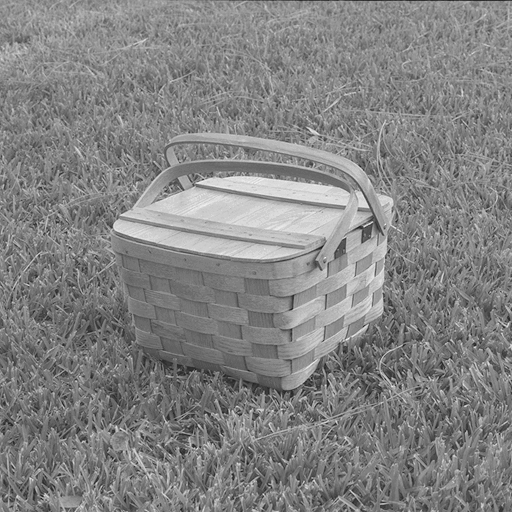
//> input picture images/basket.pgm, 512 x 512 px
$ ./contours images/ images/basket.pgm images/gt/basket_gt_binary.pgm   (built with g++ and OpenCV 4)
//> lines starting //> are read from the running program, lines starting //| are printed output that depends on the picture; after the words box and inside, x2 and y2 are one past the last pixel; in counts of white or black regions, pixels touching at a corner belong together
#include <iostream>
#include <fstream>
#include <vector>
#include <string>
#include <algorithm>
#include <filesystem>
#include <stdexcept>
#include <opencv2/opencv.hpp>

namespace fs = std::filesystem;

// 1. LES REGLAGES : ils seront lus depuis les trackbars.
struct Reglages {
    int detecteur = 0; // 0 : Sobel, 1 : Laplacien, 2 : Canny
    int sobel = 100;
    int laplacien = 100;
    int cannyBas = 50;
    int cannyHaut = 150;
};

// Parametres fixes pour les images du TP.
constexpr int RAYON_FLOU = 1; // Filtre gaussien 3x3.
constexpr int RAYON_EVALUATION = 1; // Affichage avec tolerance 3x3.
constexpr int REFERENCE_NOIRE = 1; // Traits noirs sur fond blanc.

// 2. DETECTEURS SOBEL, LAPLACIEN ET CANNY.
cv::Mat detectSobel(const cv::Mat& img, double seuil) {
    cv::Mat gx, gy, magnitude, contours;
    cv::Sobel(img, gx, CV_32F, 1, 0, 3);
    cv::Sobel(img, gy, CV_32F, 0, 1, 3);
    cv::magnitude(gx, gy, magnitude);
    cv::compare(magnitude, seuil, contours, cv::CMP_GT);
    return contours;
}

// [13 lines left out: functions detectLaplacian, detectCanny, not called in this run]

cv::Mat preparer(const cv::Mat& img, int rayonFlou) {
    if (rayonFlou == 0) return img.clone();
    cv::Mat resultat;
    int taille = 2 * rayonFlou + 1;
    cv::GaussianBlur(img, resultat, cv::Size(taille, taille), 0);
    return resultat;
}

cv::Mat detecter(const cv::Mat& imgPreparee, int choix, const Reglages& r) {
    if (choix == 0) return detectSobel(imgPreparee, r.sobel);
    if (choix == 1) return detectLaplacian(imgPreparee, r.laplacien);
    return detectCanny(imgPreparee, r.cannyBas, r.cannyHaut);
}

// La reference doit aussi avoir : 255 = contour, 0 = fond.
cv::Mat binariserReference(const cv::Mat& image, bool traitsNoirs) {
    cv::Mat reference;
    cv::threshold(image, reference, 127, 255,
                  traitsNoirs ? cv::THRESH_BINARY_INV : cv::THRESH_BINARY);
    return reference;
}

// 3. LES CINQ COMPTAGES ET LES TROIS RATIOS DE L'ENONCE.
struct Mesures {
    int detectes = 0, reference = 0, corrects = 0;
    int fauxPositifs = 0, fauxNegatifs = 0;
    double performance = 0, tfp = 0, tfn = 0;
};

Mesures evaluer(const cv::Mat& contours, const cv::Mat& reference, int rayon) {
    if (contours.size() != reference.size())
        throw std::runtime_error("Image et reference de tailles differentes");
    if (contours.empty() || contours.type() != CV_8UC1 || reference.type() != CV_8UC1)
        throw std::runtime_error("Masques grayscale non vides requis");
    if (rayon != 0 && rayon != 1)
        throw std::runtime_error("Le rayon doit valoir 0 ou 1");

    Mesures m;
    m.detectes = cv::countNonZero(contours);
    m.reference = cv::countNonZero(reference);
    // Chaque pixel de reference peut etre utilise UNE SEULE FOIS.
    cv::Mat utilise(reference.size(), CV_8UC1, cv::Scalar(0));
    cv::Mat dejaCorrect(contours.size(), CV_8UC1, cv::Scalar(0));

    // Premiere passe : conserver toutes les correspondances exactes.
    for (int y = 0; y < contours.rows; ++y) {
        for (int x = 0; x < contours.cols; ++x) {
            if (contours.at<uchar>(y,x) != 0 && reference.at<uchar>(y,x) != 0) {
                ++m.corrects;
                utilise.at<uchar>(y,x) = 255;
                dejaCorrect.at<uchar>(y,x) = 255;
            }
        }
    }

    // Deuxieme passe facultative : chercher un voisin de reference encore libre.
    // Methode gloutonne simple : premier voisin libre, ordre lignes puis colonnes.
    // Elle donne des comptages coherents mais pas forcement le maximum de paires.
    if (rayon == 1) {
        for (int y = 0; y < contours.rows; ++y) {
            for (int x = 0; x < contours.cols; ++x) {
                if (contours.at<uchar>(y,x) == 0 || dejaCorrect.at<uchar>(y,x) != 0)
                    continue;
                bool trouve = false;
                for (int dy = -1; dy <= 1 && !trouve; ++dy) {
                    for (int dx = -1; dx <= 1 && !trouve; ++dx) {
                        int ny = y + dy, nx = x + dx;
                        if (ny < 0 || ny >= reference.rows || nx < 0 || nx >= reference.cols)
                            continue;
                        if (reference.at<uchar>(ny,nx) != 0 && utilise.at<uchar>(ny,nx) == 0) {
                            utilise.at<uchar>(ny,nx) = 255;
                            ++m.corrects;
                            trouve = true;
                        }
                    }
                }
            }
        }
    }
    m.fauxPositifs = m.detectes - m.corrects;
    m.fauxNegatifs = m.reference - m.corrects;
    double total = double(m.corrects) + m.fauxPositifs + m.fauxNegatifs;
    if (total > 0) {
        m.performance = m.corrects / total;
        m.tfp = m.fauxPositifs / total;
        m.tfn = m.fauxNegatifs / total;
    }
    return m;
}

const std::vector<std::string> noms = {"Sobel", "Laplacien", "Canny"};

// 4. CHARGEMENT D'UNE PAIRE IMAGE / REFERENCE.
void charger(const fs::path& cheminImage, const fs::path& dossierReferences,
             cv::Mat& image, cv::Mat& reference) {
    image = cv::imread(cheminImage.string(), cv::IMREAD_GRAYSCALE);
    // Exemple : basket.pgm -> basket_gt_binary.pgm dans images/gt.
    fs::path cheminReference = dossierReferences / cheminImage.filename();
    if (!fs::exists(cheminReference)) {
        cheminReference = dossierReferences / (cheminImage.stem().string() + "_gt_binary.pgm");
    }
    reference = cv::imread(cheminReference.string(), cv::IMREAD_GRAYSCALE);
    if (image.empty() || reference.empty())
        throw std::runtime_error("Image/reference absente ou illisible : " + cheminImage.filename().string());
    if (image.size() != reference.size())
        throw std::runtime_error("Tailles differentes : " + cheminImage.filename().string());
}

// 5. BATCH : memes reglages pour toutes les images, et les trois detecteurs.
// [49 lines left out: function traiterLot, not called in this run]

void ajouterTrackbar(const std::string& fenetre, const std::string& nom, int maximum, int valeur) {
    cv::createTrackbar(nom, fenetre, nullptr, maximum);
    cv::setTrackbarPos(nom, fenetre, valeur);
}

// 6. MAIN : FICHIERS, TRACKBARS ET CLAVIER.
int main(int argc, char** argv) {
    try {
        if (argc != 4) {
            std::cout << "Usage : ./contours DOSSIER_IMAGES DOSSIER_REFERENCES DOSSIER_SORTIE\n";
            return 1;
        }
        std::vector<fs::path> fichiers;
        for (const auto& entree : fs::directory_iterator(argv[1])) {
            std::string extension = entree.path().extension().string();
            if (entree.is_regular_file() && (extension == ".png" || extension == ".jpg" ||
                extension == ".jpeg" || extension == ".pgm" || extension == ".bmp"))
                fichiers.push_back(entree.path());
        }
        std::sort(fichiers.begin(), fichiers.end());
        if (fichiers.empty()) throw std::runtime_error("Aucune image dans le dossier");

        Reglages r;
        const std::string fenetre = "TP contours";
        cv::namedWindow(fenetre, cv::WINDOW_NORMAL);
        ajouterTrackbar(fenetre, "Detecteur 0S 1L 2C", 2, r.detecteur);
        ajouterTrackbar(fenetre, "Seuil Sobel", 1500, r.sobel);
        ajouterTrackbar(fenetre, "Seuil Laplacien", 3000, r.laplacien);
        ajouterTrackbar(fenetre, "Canny bas", 1500, r.cannyBas);
        ajouterTrackbar(fenetre, "Canny haut", 1500, r.cannyHaut);

        int index = 0;
        cv::Mat img, ref;
        charger(fichiers[index], argv[2], img, ref);
//> in charger, image is the input picture: 512 rows x 512 cols, CV_8UC1; min 21, max 241, mean 131.2
        std::cout << "N : suivante | P : precedente | B : batch | Echap : quitter\n";
        while (true) {
            r.detecteur = cv::getTrackbarPos("Detecteur 0S 1L 2C", fenetre);
            r.sobel = cv::getTrackbarPos("Seuil Sobel", fenetre); r.laplacien = cv::getTrackbarPos("Seuil Laplacien", fenetre);
            r.cannyBas = cv::getTrackbarPos("Canny bas", fenetre); r.cannyHaut = cv::getTrackbarPos("Canny haut", fenetre);

            cv::Mat contours = detecter(preparer(img,RAYON_FLOU),r.detecteur,r);
//> in detectSobel, `cv::magnitude(gx, gy, magnitude);`:
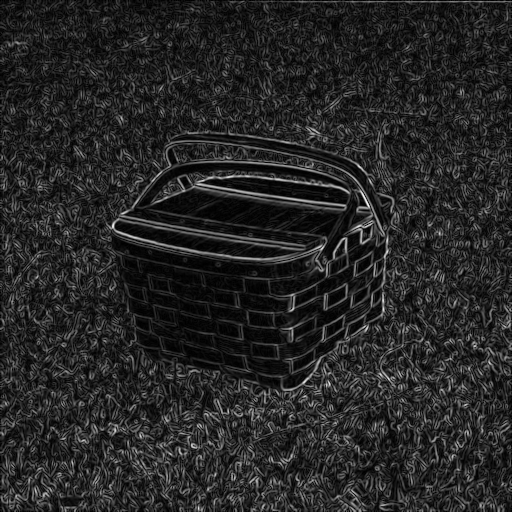
//> magnitude: 512 rows x 512 cols, CV_32FC1; min 0, max 436.8, mean 65.7; drawn with min black and max white
//> in detectSobel, `cv::compare(magnitude, seuil, contours, cv::CMP_GT);`:
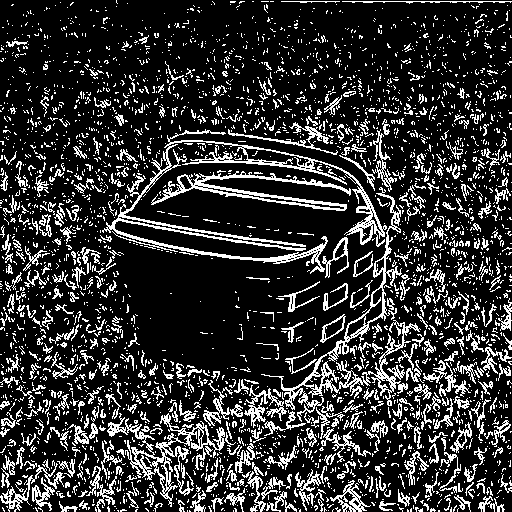
//> contours: 512 rows x 512 cols, CV_8UC1; 19.6% white in thin lines or dots
            cv::Mat reference = binariserReference(ref,REFERENCE_NOIRE != 0);
//> in binariserReference, `cv::threshold(image, reference, 127, 255, traitsNoirs ? cv::THRESH_BIN..`:
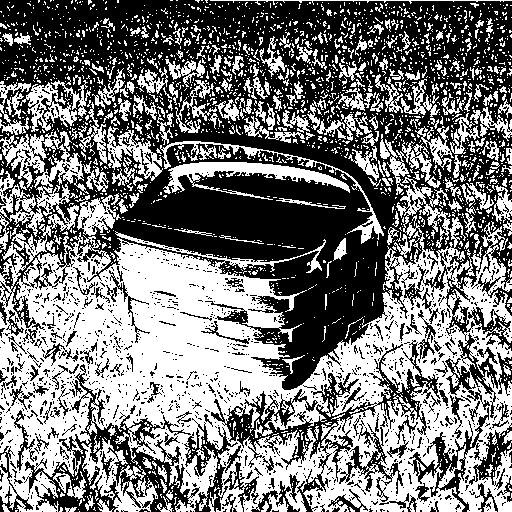
//> reference: 512 rows x 512 cols, CV_8UC1; 47.7% white; 2359 white regions (2088 under 20 px), largest, box (x1, y1, x2, y2) and area: (0, 139, 512, 512) 84850, (163, 162, 350, 200) 2323, (81, 438, 158, 512) 2047
            Mesures m = evaluer(contours,reference,RAYON_EVALUATION);
//> in evaluer, `m.detectes = cv::countNonZero(contours);`: m.detectes = 51328
//> in evaluer, `m.reference = cv::countNonZero(reference);`: m.reference = 125113
//> after the loop in evaluer, `for (int y = 0; y < contours.rows; ++y)`:
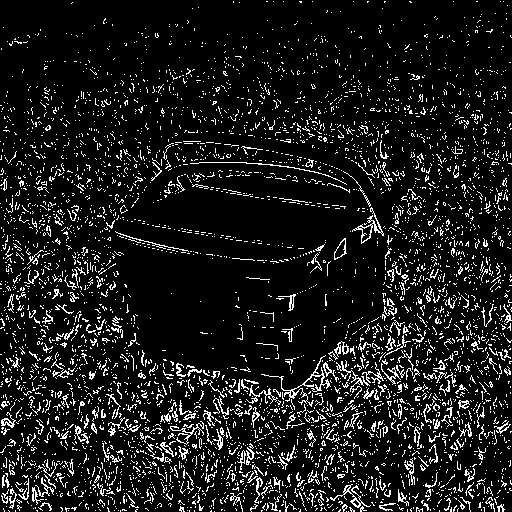
//> utilise: 512 rows x 512 cols, CV_8UC1; 10.4% white in thin lines or dots
//> after the loop in evaluer, `for (int y = 0; y < contours.rows; ++y)`: m.corrects = 27347
//> after the loop in evaluer, `for (int y = 0; y < contours.rows; ++y)`:
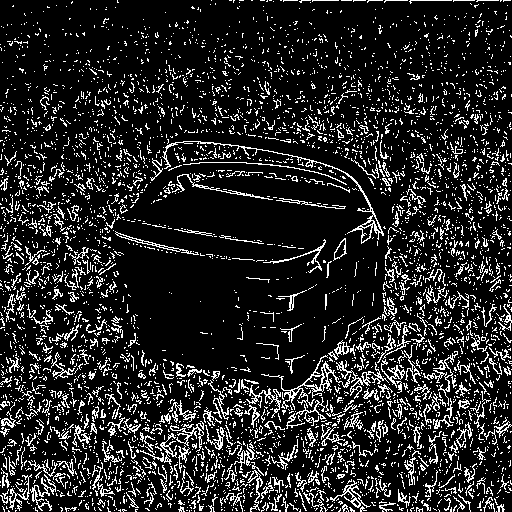
//> utilise: 512 rows x 512 cols, CV_8UC1; 14.6% white in thin lines or dots
//> after the loop in evaluer, `for (int y = 0; y < contours.rows; ++y)`: m.corrects = 38188
//> in evaluer, `m.fauxPositifs = m.detectes - m.corrects;`: m.fauxPositifs = 13140
//> in evaluer, `m.fauxNegatifs = m.reference - m.corrects;`: m.fauxNegatifs = 86925
//> in evaluer, `double total = double(m.corrects) + m.fauxPositifs + m.fauxNegatifs;`: total = 138253
//> in evaluer, `m.performance = m.corrects / total;`: m.performance = 0.276
//> in evaluer, `m.tfp = m.fauxPositifs / total;`: m.tfp = 0.095
//> in evaluer, `m.tfn = m.fauxNegatifs / total;`: m.tfn = 0.629
            // Une seule grande image : trois vues en haut, les mesures en bas.
            const int largeur = 360, hauteur = 300;
            cv::Mat panneau(470, 3 * largeur, CV_8UC3, cv::Scalar(30,30,30));
            const std::vector<cv::Mat> vues = {img, reference, contours};
            const std::vector<std::string> titres = {"Photo originale", "Reference", "Contours calcules"};
            for (int i = 0; i < 3; ++i) {
                cv::putText(panneau, titres[i], {i * largeur + 10, 25},
                            cv::FONT_HERSHEY_SIMPLEX, 0.6, {255,255,255}, 1);
                // Adapter la taille sans deformer l'image ; les mesures utilisent l'original.
                double echelle = std::min(double(largeur) / vues[i].cols,
                                          double(hauteur) / vues[i].rows);
                cv::Mat petite, couleur;
                cv::resize(vues[i], petite, cv::Size(), echelle, echelle, cv::INTER_NEAREST);
                cv::cvtColor(petite, couleur, cv::COLOR_GRAY2BGR);
                cv::Rect zone(i * largeur + (largeur - couleur.cols) / 2,
                              40 + (hauteur - couleur.rows) / 2, couleur.cols, couleur.rows);
                couleur.copyTo(panneau(zone));
            }
//> this loop made 3 passes
//> pass 2, `cv::resize(vues[i], petite, cv::Size(), echelle, echelle, cv::INTER_NE..`:
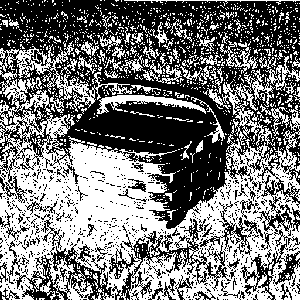
//> petite: 300 rows x 300 cols, CV_8UC1; 47.7% white; 1201 white regions (1135 under 20 px), largest, box (x1, y1, x2, y2) and area: (0, 69, 300, 300) 30844, (0, 41, 161, 112) 1783, (222, 56, 300, 146) 1560
            auto texte = [&](const std::string& ligne, int y) {
                cv::putText(panneau, ligne, {10,y}, cv::FONT_HERSHEY_SIMPLEX,
                            0.5, {255,255,255}, 1);
            };
            texte(noms[r.detecteur] + " | " + fichiers[index].filename().string()
                  + " | Image " + std::to_string(index + 1) + "/" + std::to_string(fichiers.size()), 365);
            texte("Detectes : " + std::to_string(m.detectes) + " | Reference : "
                  + std::to_string(m.reference) + " | Corrects : " + std::to_string(m.corrects)
                  + " | FP : " + std::to_string(m.fauxPositifs) + " | FN : " + std::to_string(m.fauxNegatifs), 390);
            texte(cv::format("Performance : %.2f %% | TFP : %.2f %% | TFN : %.2f %% | Voisinage : %s",
                  100 * m.performance, 100 * m.tfp, 100 * m.tfn, RAYON_EVALUATION ? "3x3" : "exact"), 415);
            texte("N: suivante | P: precedente | B: traiter le lot | Echap: quitter", 450);
            cv::imshow(fenetre,panneau);
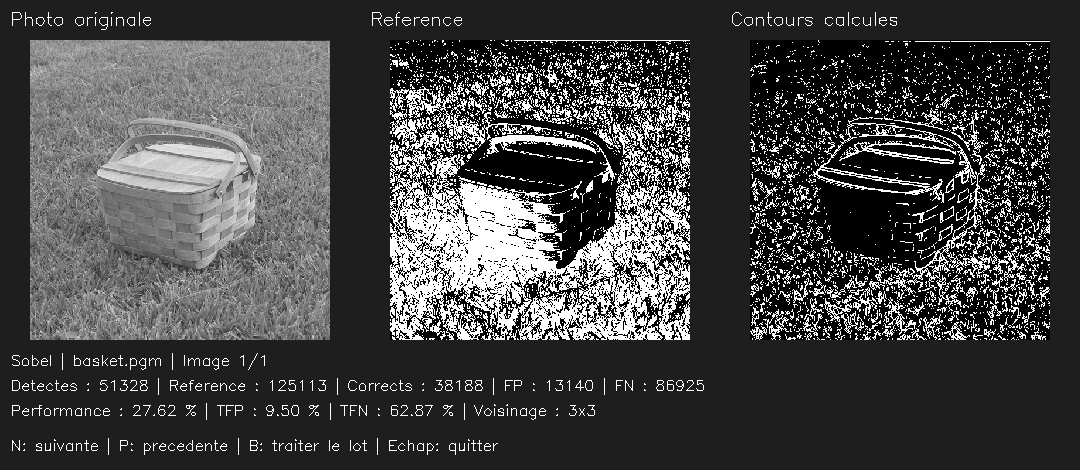
//> window 'TP contours': 470 rows x 1080 cols, CV_8UC3; min 0, max 255, mean 69.8
            int key = cv::waitKey(30) & 255;
//> the Esc key is pressed
            if (key == 27 || cv::getWindowProperty(fenetre,cv::WND_PROP_VISIBLE) < 1) break;
            if (key == 'b' || key == 'B') traiterLot(fichiers,argv[2],argv[3],r);
            int suivant = index;
            if (key == 'n' || key == 'N') suivant = (index+1) % int(fichiers.size());
            if (key == 'p' || key == 'P') suivant = (index+int(fichiers.size())-1) % int(fichiers.size());
            if (suivant != index) {
                // Charger dans des variables temporaires pour garder l'ancienne image en cas d'erreur.
                cv::Mat nouvelle, nouvelleRef;
                try {
                    charger(fichiers[suivant],argv[2],nouvelle,nouvelleRef);
                    img = nouvelle; ref = nouvelleRef; index = suivant;
                } catch (const std::exception& e) { std::cerr << e.what() << '\n'; }
            }
        }
        cv::destroyAllWindows();
    } catch (const std::exception& e) {
        std::cerr << "Erreur : " << e.what() << '\n';
        return 1;
    }
    return 0;
}

$ run again, with images/bear.pgm copied over images/basket.pgm
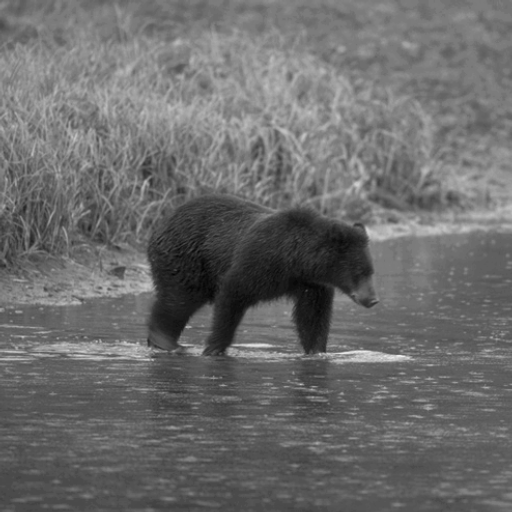
//> input picture images/bear.pgm, 512 x 512 px
//> in charger, image is the input picture: 512 rows x 512 cols, CV_8UC1; min 2, max 239, mean 107.2
//> contours: 512 rows x 512 cols, CV_8UC1; 4.3% white in thin lines or dots
//> reference: 512 rows x 512 cols, CV_8UC1; 74.2% white; 593 black regions (493 under 20 px), largest, box (x1, y1, x2, y2) and area: (0, 4, 512, 264) 51475, (0, 254, 155, 306) 3297, (0, 339, 159, 361) 1792
//> m.detectes = 11371
//> m.reference = 194457
//> after the loop in evaluer, `for (int y = 0; y < contours.rows; ++y)`: m.corrects = 7428
//> after the loop in evaluer, `for (int y = 0; y < contours.rows; ++y)`:
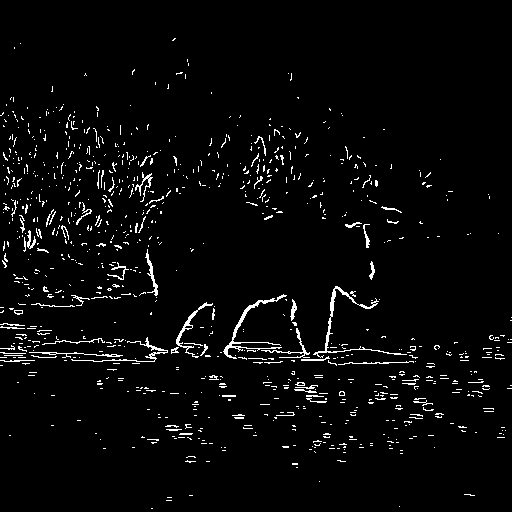
//> utilise: 512 rows x 512 cols, CV_8UC1; 3.3% white in thin lines or dots
//> after the loop in evaluer, `for (int y = 0; y < contours.rows; ++y)`: m.corrects = 8586
//> m.fauxPositifs = 2785
//> m.fauxNegatifs = 185871
//> total = 197242
//> m.performance = 0.0435
//> m.tfp = 0.0141
//> m.tfn = 0.942
//> `cv::imshow(fenetre,panneau);`:
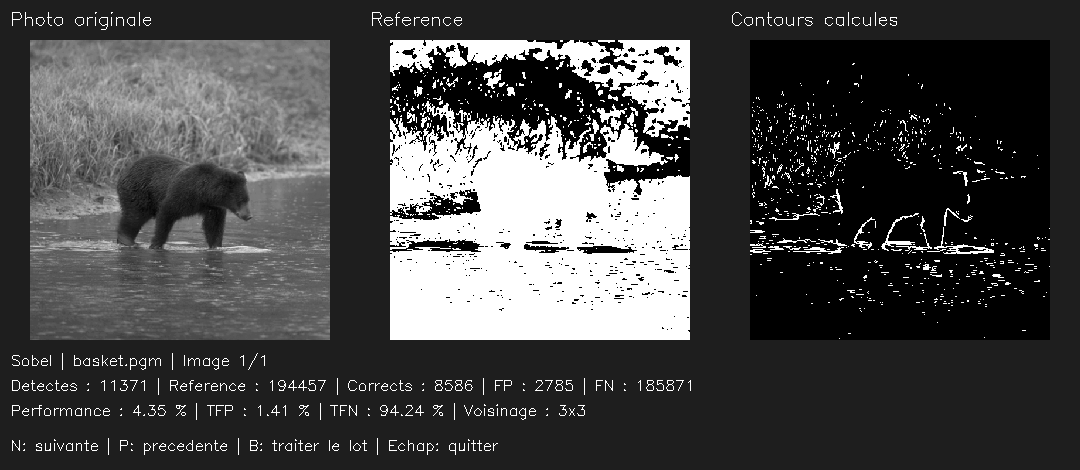
//> window 'TP contours': 470 rows x 1080 cols, CV_8UC3; min 0, max 255, mean 70.6
